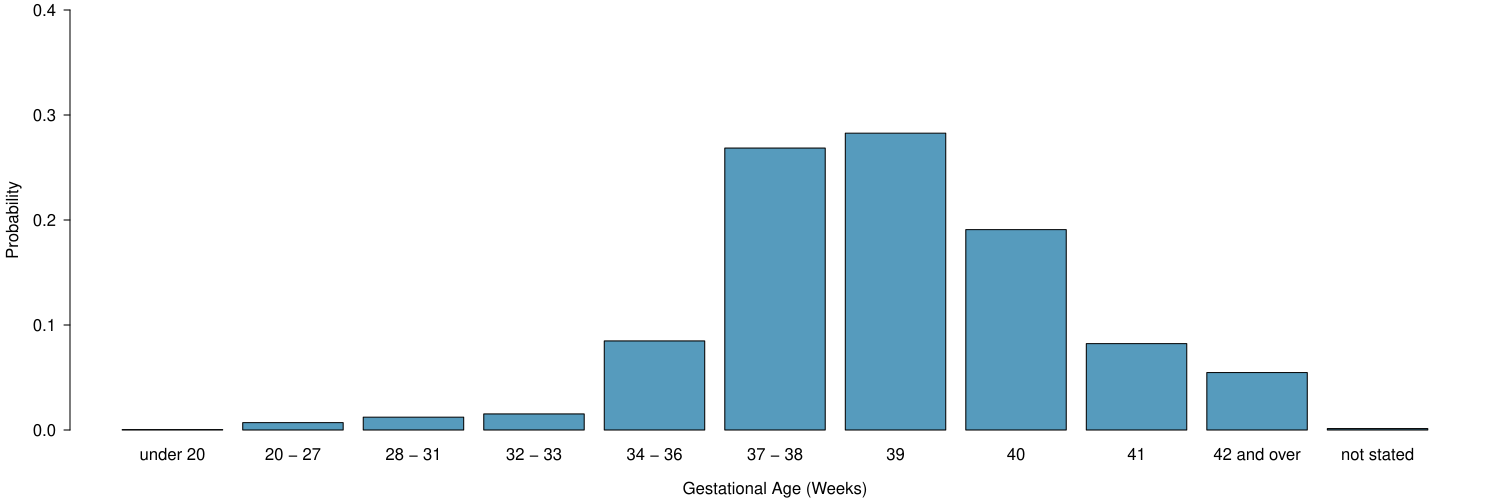

Write the R code that produced this figure.
###DH PLOT

#  get marginal distribution of gestational age

setwd("~/Dropbox/working_files/teaching/open_intro/oi_biostat/prob_chapter_draft")
load("~/Dropbox/working_files/teaching/open_intro/oi_biostat/prob_chapter_draft/birthwt_gestage/brthwt.gestage.overall.counts.Rdata")
View(brthwt.gestage.overall.counts)

gestage.marginal.counts = colSums(brthwt.gestage.overall.counts[,-1], na.rm = T)
View(gestage.marginal.counts)

gestage.marginal.dist.table = as.table(gestage.marginal.counts/sum(gestage.marginal.counts))

View(gestage.marginal.dist.table)

barplot(gestage.marginal.dist.table)

library(xtable)
xtable(gestage.marginal.dist.table)


###JV PLOT

library(openintro)
data(COL)

#change labels
colnames(brthwt.gestage.overall.counts)[2] <- "under 20"
colnames(brthwt.gestage.overall.counts)[3] <- "20 - 27"
colnames(brthwt.gestage.overall.counts)[4] <- "28 - 31"
colnames(brthwt.gestage.overall.counts)[5] <- "32 - 33"
colnames(brthwt.gestage.overall.counts)[6] <- "34 - 36"
colnames(brthwt.gestage.overall.counts)[7] <- "37 - 38"
colnames(brthwt.gestage.overall.counts)[8] <- "39"
colnames(brthwt.gestage.overall.counts)[9] <- "40"
colnames(brthwt.gestage.overall.counts)[10] <- "41"
colnames(brthwt.gestage.overall.counts)[11] <- "42 and over"
colnames(brthwt.gestage.overall.counts)[12] <- "not stated"

gestage.marginal.counts = colSums(brthwt.gestage.overall.counts[,-1], na.rm = T)
gestage.marginal.dist.table = as.table(gestage.marginal.counts/sum(gestage.marginal.counts))

barplot(gestage.marginal.dist.table)

myPDF("gestageMarginalDist.pdf",
      15, 5,
      mar = c(3.5, 3.5, 0.5, 1),
      mgp = c(2.4, 0.7, 0))

barplot(gestage.marginal.dist.table,
        axes = TRUE,
        xlab = 'Gestational Age (Weeks)',
        ylab = 'Probability',
        main = '',
        ylim = c(0,0.4),
        col = COL[1])

dev.off()
